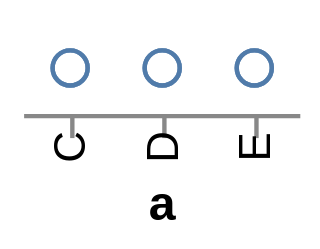

This figure's Vega-Lite source:
### Vega specification from a JSON file in a GitHub repository (floating-point values rounded to 4 significant figures)
{"$schema": "http://vega.github.io/schema/vega/v3.0.json", "autosize": "pad", "padding": 5, "encode": {"update": {"fill": {"value": "transparent"}}}, "data": [{"name": "source_0", "values": [{"a": "C", "b": 2}, {"a": "C", "b": 7}, {"a": "C", "b": 4}, {"a": "D", "b": 1}, {"a": "D", "b": 2}, {"a": "D", "b": 6}, {"a": "E", "b": 8}, {"a": "E", "b": 4}, {"a": "E", "b": 7}], "format": {"type": "json"}}], "signals": [{"name": "width", "update": "bandspace(domain('x').length, 1, 0.5) * 21"}, {"name": "height", "update": "21"}], "marks": [{"name": "marks", "type": "symbol", "role": "point", "from": {"data": "source_0"}, "encode": {"update": {"x": {"scale": "x", "field": "a"}, "y": {"value": 10.5}, "stroke": {"value": "#4c78a8"}, "fill": {"value": "transparent"}, "opacity": {"value": 0.7}}}}], "scales": [{"name": "x", "type": "point", "domain": {"data": "source_0", "field": "a", "sort": true}, "range": {"step": 21}, "round": true, "padding": 0.5}], "axes": [{"scale": "x", "orient": "bottom", "tickCount": 5, "title": "a", "zindex": 1, "encode": {"labels": {"update": {"angle": {"value": 270}, "baseline": {"value": "middle"}}}}}]}
